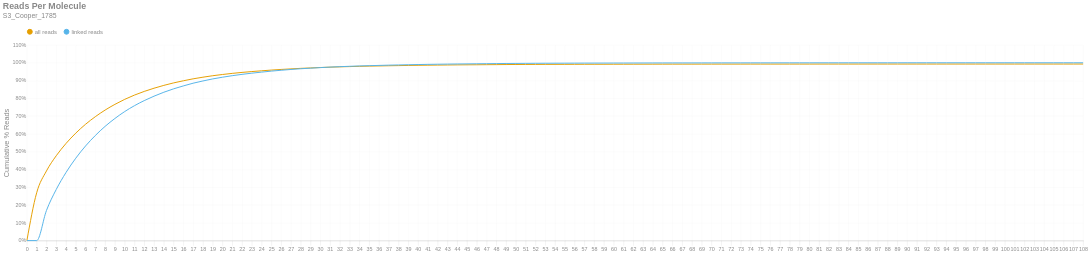

The notebook cell this image was saved under:
### Markdown cell above
### Reads per Molecule
This chart shows the cumulative distribution of the number of reads per linked molecule. That is, how many alignments are associated with a unique molecule. This excludes the number of reads associated with invalid or absent linked-read barcodes. The `linked` histogram is the percentages recalculated when disregarding singletons.

### Code cell
if SKIPLR:
    print_html(f"Skipped")
else:
    counts = np.bincount(valids['reads'].cast(pl.Int64).to_numpy())
    weighted = counts * np.arange(len(counts))
    all_perc = weighted / n_reads
    linked_perc = weighted / n_linked_reads
    linked_perc[1] = 0
    binned_df = pl.DataFrame({
        'readsper': list(range(len(counts))),
        'all reads (cumsum)': np.cumsum(all_perc).tolist(),
        'linked reads (cumsum)': np.cumsum(linked_perc).tolist(),
    })

    with SafeRender(binned_df):
        (
            density_plot(binned_df, 'Reads Per Molecule', samplename, 'readspmol')
            .encode(
                x=alt.X('readsper:O', title=None).axis(labelAngle=0).scale(padding=0),
                y=alt.Y('value:Q', title='Cumulative % Reads').axis(format='%').stack(False),
                color=alt.Color("key:N").scale(domain=["all reads", "linked reads"]),
                tooltip=[
                    alt.Tooltip("key:N", title="Data Type"),
                    alt.Tooltip("readsper:O", title="Reads Per Molecule"),
                    alt.Tooltip("value:Q", format=".2%", title="% Reads (Cum.)")
                ]            
            )
        ).display()

### Figure 1 — Vega-Lite specification as saved in the notebook (floating-point values rounded to 4 significant figures)
{"width": "container", "height": 400, "config": {"title": {"anchor": "start", "dy": -15, "fontSize": 18, "color": "#888888", "subtitleColor": "#888888", "subtitleFontSize": 14}, "arc": {"fill": "#0072B2"}, "axis": {"domainColor": "#888888", "domainWidth": 0.5, "gridWidth": 0.2, "grid": false, "titleFontWeight": 400, "titleFontSize": 15, "labelFontSize": 11, "labelColor": "#888888", "tickColor": "#888888", "tickWidth": 0.2, "titleColor": "#888888"}, "axisBand": {"grid": false}, "axisX": {"grid": true, "tickSize": 10, "domainCap": "round"}, "axisY": {"domain": false, "grid": true, "tickSize": 0, "domainCap": "round"}, "background": "transparent", "header": {"labelFontSize": 15, "labelColor": "#888888", "titleFontSize": 15, "titleFontWeight": 600, "titleColor": "#888888"}, "legend": {"labelFont": "sans-serif", "labelFontSize": 12, "labelColor": "#888888", "symbolSize": 100, "symbolType": "circle", "titleFontSize": 12, "titlePadding": 10, "titleColor": "#888888", "title": null, "orient": "top"}, "range": {"category": ["#E69F00", "#56B4E9", "#009E73", "#F0E442", "#0072B2", "#D55E00", "#CC79A7", "#000000"], "diverging": ["#cfe8f3", "#a2d4ec", "#73bfe2", "#46abdb", "#1696d2", "#12719e"]}, "area": {"fill": "#0072B2", "fillOpacity": 0.7, "line": true, "strokeOpacity": 0.7}, "line": {"color": "#0072B2", "stroke": "#0072B2", "strokeWidth": 2}, "trail": {"color": "#0072B2", "stroke": "#0072B2", "strokeWidth": 0, "size": 1}, "point": {"filled": true, "fillOpacity": 1.0, "size": 95}, "text": {"color": "#888888", "fontSize": 11, "align": "right", "fontWeight": 400, "size": 11}, "bar": {"fill": "#0072B2", "stroke": null}, "view": {"stroke": null, "continuousWidth": 660, "continuousHeight": 400}}, "data": {"name": "data-80e0583c2d9eb9917d0f19d8de85aaa5"}, "mark": {"type": "line", "interpolate": "monotone", "point": {"opacity": 0, "size": 275}}, "encoding": {"color": {"field": "key", "scale": {"domain": ["all reads", "linked reads"]}, "type": "nominal"}, "tooltip": [{"field": "key", "title": "Data Type", "type": "nominal"}, {"field": "readsper", "title": "Reads Per Molecule", "type": "ordinal"}, {"field": "value", "format": ".2%", "title": "% Reads (Cum.)", "type": "quantitative"}], "x": {"axis": {"labelAngle": 0}, "field": "readsper", "scale": {"padding": 0}, "title": null, "type": "ordinal"}, "y": {"axis": {"format": "%"}, "field": "value", "stack": false, "title": "Cumulative % Reads", "type": "quantitative"}}, "params": [{"name": "param_c36ac31b6afebe62", "select": {"type": "point", "fields": ["key"]}, "bind": "legend"}], "title": {"text": "Reads Per Molecule", "subtitle": "S3_Cooper_1785"}, "transform": [{"fold": ["all reads (cumsum)", "linked reads (cumsum)"]}, {"calculate": "replace(datum.key, ' (cumsum)', '')", "as": "key"}, {"filter": {"param": "param_c36ac31b6afebe62"}}], "usermeta": {"embedOptions": {"downloadFileName": "S3_Cooper_1785.readspmol"}}, "$schema": "https://vega.github.io/schema/vega-lite/v6.1.0.json", "datasets": {"data-80e0583c2d9eb9917d0f19d8de85aaa5": [{"readsper": 0, "all reads (cumsum)": 0.0, "linked reads (cumsum)": 0.0}, {"readsper": 1, "all reads (cumsum)": 0.269, "linked reads (cumsum)": 0.0}, {"readsper": 2, "all reads (cumsum)": 0.3915, "linked reads (cumsum)": 0.1693}, {"readsper": 3, "all reads (cumsum)": 0.4771, "linked reads (cumsum)": 0.2875}, {"readsper": 4, "all reads (cumsum)": 0.5462, "linked reads (cumsum)": 0.3829}, {"readsper": 5, "all reads (cumsum)": 0.6044, "linked reads (cumsum)": 0.4633}, {"readsper": 6, "all reads (cumsum)": 0.6542, "linked reads (cumsum)": 0.5322}, {"readsper": 7, "all reads (cumsum)": 0.6969, "linked reads (cumsum)": 0.5911}, {"readsper": 8, "all reads (cumsum)": 0.7341, "linked reads (cumsum)": 0.6425}, {"readsper": 9, "all reads (cumsum)": 0.7661, "linked reads (cumsum)": 0.6867}, {"readsper": 10, "all reads (cumsum)": 0.7942, "linked reads (cumsum)": 0.7255}, {"readsper": 11, "all reads (cumsum)": 0.8182, "linked reads (cumsum)": 0.7587}, {"readsper": 12, "all reads (cumsum)": 0.8389, "linked reads (cumsum)": 0.7873}, {"readsper": 13, "all reads (cumsum)": 0.8569, "linked reads (cumsum)": 0.8122}, {"readsper": 14, "all reads (cumsum)": 0.8728, "linked reads (cumsum)": 0.8341}, {"readsper": 15, "all reads (cumsum)": 0.8868, "linked reads (cumsum)": 0.8534}, {"readsper": 16, "all reads (cumsum)": 0.8987, "linked reads (cumsum)": 0.8699}, {"readsper": 17, "all reads (cumsum)": 0.9098, "linked reads (cumsum)": 0.8851}, {"readsper": 18, "all reads (cumsum)": 0.9189, "linked reads (cumsum)": 0.8977}, {"readsper": 19, "all reads (cumsum)": 0.9272, "linked reads (cumsum)": 0.9092}, {"readsper": 20, "all reads (cumsum)": 0.934, "linked reads (cumsum)": 0.9187}, {"readsper": 21, "all reads (cumsum)": 0.9403, "linked reads (cumsum)": 0.9274}, {"readsper": 22, "all reads (cumsum)": 0.9458, "linked reads (cumsum)": 0.9349}, {"readsper": 23, "all reads (cumsum)": 0.9506, "linked reads (cumsum)": 0.9415}, {"readsper": 24, "all reads (cumsum)": 0.9548, "linked reads (cumsum)": 0.9474}, {"readsper": 25, "all reads (cumsum)": 0.9589, "linked reads (cumsum)": 0.9531}, {"readsper": 26, "all reads (cumsum)": 0.9624, "linked reads (cumsum)": 0.9579}, {"readsper": 27, "all reads (cumsum)": 0.9657, "linked reads (cumsum)": 0.9624}, {"readsper": 28, "all reads (cumsum)": 0.9686, "linked reads (cumsum)": 0.9664}, {"readsper": 29, "all reads (cumsum)": 0.9709, "linked reads (cumsum)": 0.9696}, {"readsper": 30, "all reads (cumsum)": 0.9733, "linked reads (cumsum)": 0.9729}, {"readsper": 31, "all reads (cumsum)": 0.9753, "linked reads (cumsum)": 0.9757}, {"readsper": 32, "all reads (cumsum)": 0.9771, "linked reads (cumsum)": 0.9781}, {"readsper": 33, "all reads (cumsum)": 0.9785, "linked reads (cumsum)": 0.9801}, {"readsper": 34, "all reads (cumsum)": 0.98, "linked reads (cumsum)": 0.9821}, {"readsper": 35, "all reads (cumsum)": 0.9811, "linked reads (cumsum)": 0.9838}, {"readsper": 36, "all reads (cumsum)": 0.9822, "linked reads (cumsum)": 0.9852}, {"readsper": 37, "all reads (cumsum)": 0.9832, "linked reads (cumsum)": 0.9866}, {"readsper": 38, "all reads (cumsum)": 0.9841, "linked reads (cumsum)": 0.9878}, {"readsper": 39, "all reads (cumsum)": 0.9849, "linked reads (cumsum)": 0.989}, {"readsper": 40, "all reads (cumsum)": 0.9857, "linked reads (cumsum)": 0.9901}, {"readsper": 41, "all reads (cumsum)": 0.9864, "linked reads (cumsum)": 0.991}, {"readsper": 42, "all reads (cumsum)": 0.987, "linked reads (cumsum)": 0.9918}, {"readsper": 43, "all reads (cumsum)": 0.9875, "linked reads (cumsum)": 0.9926}, {"readsper": 44, "all reads (cumsum)": 0.9881, "linked reads (cumsum)": 0.9933}, {"readsper": 45, "all reads (cumsum)": 0.9884, "linked reads (cumsum)": 0.9938}, {"readsper": 46, "all reads (cumsum)": 0.9889, "linked reads (cumsum)": 0.9944}, {"readsper": 47, "all reads (cumsum)": 0.9892, "linked reads (cumsum)": 0.9949}, {"readsper": 48, "all reads (cumsum)": 0.9896, "linked reads (cumsum)": 0.9955}, {"readsper": 49, "all reads (cumsum)": 0.99, "linked reads (cumsum)": 0.996}, {"readsper": 50, "all reads (cumsum)": 0.9903, "linked reads (cumsum)": 0.9964}, {"readsper": 51, "all reads (cumsum)": 0.9905, "linked reads (cumsum)": 0.9967}, {"readsper": 52, "all reads (cumsum)": 0.9908, "linked reads (cumsum)": 0.9971}, {"readsper": 53, "all reads (cumsum)": 0.991, "linked reads (cumsum)": 0.9974}, {"readsper": 54, "all reads (cumsum)": 0.9911, "linked reads (cumsum)": 0.9975}, {"readsper": 55, "all reads (cumsum)": 0.9912, "linked reads (cumsum)": 0.9977}, {"readsper": 56, "all reads (cumsum)": 0.9914, "linked reads (cumsum)": 0.9979}, {"readsper": 57, "all reads (cumsum)": 0.9915, "linked reads (cumsum)": 0.9981}, {"readsper": 58, "all reads (cumsum)": 0.9916, "linked reads (cumsum)": 0.9982}, {"readsper": 59, "all reads (cumsum)": 0.9917, "linked reads (cumsum)": 0.9983}, {"readsper": 60, "all reads (cumsum)": 0.9918, "linked reads (cumsum)": 0.9985}, {"readsper": 61, "all reads (cumsum)": 0.9919, "linked reads (cumsum)": 0.9986}, {"readsper": 62, "all reads (cumsum)": 0.992, "linked reads (cumsum)": 0.9988}, {"readsper": 63, "all reads (cumsum)": 0.9921, "linked reads (cumsum)": 0.9988}, {"readsper": 64, "all reads (cumsum)": 0.9922, "linked reads (cumsum)": 0.999}, {"readsper": 65, "all reads (cumsum)": 0.9923, "linked reads (cumsum)": 0.9991}, {"readsper": 66, "all reads (cumsum)": 0.9923, "linked reads (cumsum)": 0.9992}, {"readsper": 67, "all reads (cumsum)": 0.9923, "linked reads (cumsum)": 0.9992}, {"readsper": 68, "all reads (cumsum)": 0.9923, "linked reads (cumsum)": 0.9992}, {"readsper": 69, "all reads (cumsum)": 0.9924, "linked reads (cumsum)": 0.9993}, {"readsper": 70, "all reads (cumsum)": 0.9924, "linked reads (cumsum)": 0.9994}, {"readsper": 71, "all reads (cumsum)": 0.9925, "linked reads (cumsum)": 0.9994}, {"readsper": 72, "all reads (cumsum)": 0.9925, "linked reads (cumsum)": 0.9994}, {"readsper": 73, "all reads (cumsum)": 0.9925, "linked reads (cumsum)": 0.9995}, {"readsper": 74, "all reads (cumsum)": 0.9926, "linked reads (cumsum)": 0.9995}, {"readsper": 75, "all reads (cumsum)": 0.9926, "linked reads (cumsum)": 0.9996}, {"readsper": 76, "all reads (cumsum)": 0.9926, "linked reads (cumsum)": 0.9996}, {"readsper": 77, "all reads (cumsum)": 0.9926, "linked reads (cumsum)": 0.9996}, {"readsper": 78, "all reads (cumsum)": 0.9926, "linked reads (cumsum)": 0.9996}, {"readsper": 79, "all reads (cumsum)": 0.9927, "linked reads (cumsum)": 0.9997}, {"readsper": 80, "all reads (cumsum)": 0.9927, "linked reads (cumsum)": 0.9998}, {"readsper": 81, "all reads (cumsum)": 0.9927, "linked reads (cumsum)": 0.9998}, {"readsper": 82, "all reads (cumsum)": 0.9927, "linked reads (cumsum)": 0.9998}, {"readsper": 83, "all reads (cumsum)": 0.9928, "linked reads (cumsum)": 0.9998}, {"readsper": 84, "all reads (cumsum)": 0.9928, "linked reads (cumsum)": 0.9999}, {"readsper": 85, "all reads (cumsum)": 0.9928, "linked reads (cumsum)": 0.9999}, {"readsper": 86, "all reads (cumsum)": 0.9928, "linked reads (cumsum)": 0.9999}, {"readsper": 87, "all reads (cumsum)": 0.9928, "linked reads (cumsum)": 0.9999}, {"readsper": 88, "all reads (cumsum)": 0.9928, "linked reads (cumsum)": 0.9999}, {"readsper": 89, "all reads (cumsum)": 0.9928, "linked reads (cumsum)": 0.9999}, {"readsper": 90, "all reads (cumsum)": 0.9929, "linked reads (cumsum)": 0.9999}, {"readsper": 91, "all reads (cumsum)": 0.9929, "linked reads (cumsum)": 0.9999}, {"readsper": 92, "all reads (cumsum)": 0.9929, "linked reads (cumsum)": 0.9999}, {"readsper": 93, "all reads (cumsum)": 0.9929, "linked reads (cumsum)": 0.9999}, {"readsper": 94, "all reads (cumsum)": 0.9929, "linked reads (cumsum)": 0.9999}, {"readsper": 95, "all reads (cumsum)": 0.9929, "linked reads (cumsum)": 1.0}, {"readsper": 96, "all reads (cumsum)": 0.9929, "linked reads (cumsum)": 1.0}, {"readsper": 97, "all reads (cumsum)": 0.9929, "linked reads (cumsum)": 1.0}, {"readsper": 98, "all reads (cumsum)": 0.9929, "linked reads (cumsum)": 1.0}, {"readsper": 99, "all reads (cumsum)": 0.9929, "linked reads (cumsum)": 1.0}, {"readsper": 100, "all reads (cumsum)": 0.9929, "linked reads (cumsum)": 1.0}, {"readsper": 101, "all reads (cumsum)": 0.9929, "linked reads (cumsum)": 1.0}, {"readsper": 102, "all reads (cumsum)": 0.9929, "linked reads (cumsum)": 1.0}, {"readsper": 103, "all reads (cumsum)": 0.9929, "linked reads (cumsum)": 1.0}, {"readsper": 104, "all reads (cumsum)": 0.9929, "linked reads (cumsum)": 1.0}, {"readsper": 105, "all reads (cumsum)": 0.9929, "linked reads (cumsum)": 1.0}, {"readsper": 106, "all reads (cumsum)": 0.9929, "linked reads (cumsum)": 1.0}, {"readsper": 107, "all reads (cumsum)": 0.9929, "linked reads (cumsum)": 1.0}, {"readsper": 108, "all reads (cumsum)": 0.9929, "linked reads (cumsum)": 1.0}]}}
